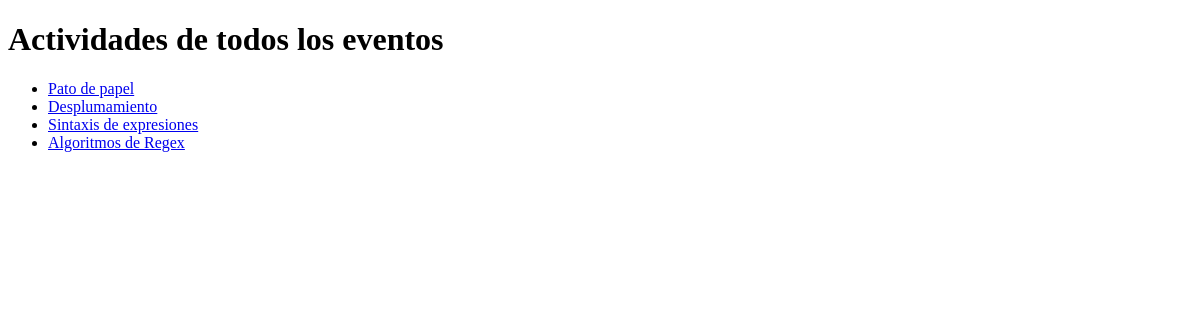
The app's page /ClubApp/actividades/, older data.
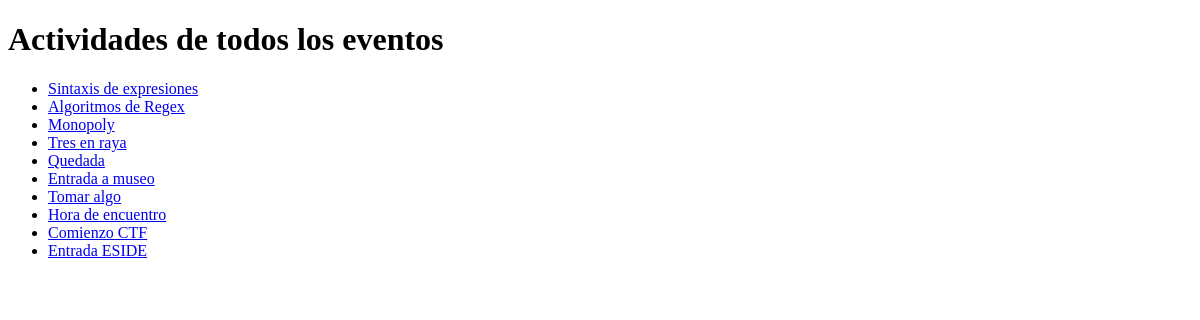
The same page, newer data.
### ClubApp/models.py (models this page shows, shortened)
class Actividad(models.Model):
    nombre = models.CharField(max_length=100)
    descripcion = models.CharField(max_length=300)
    hora = models.CharField(max_length=15)
    foto = models.URLField(max_length=200) # Cambiara a array de fotos
    evento= models.ForeignKey(Evento, on_delete=models.CASCADE, related_name='actividades')
    class Meta:
        verbose_name = "Actividad"
        verbose_name_plural = "Actividades"

### ClubApp/views.py (the view)
# urls.py: path('actividades/', views.actividades, name='actividades'),
def actividades(request):
    actividades=Actividad.objects.all()
    context={'actividades': actividades}
    return render(request, 'actividades.html', context)

### ClubApp/templates/actividades.html (shortened to what this page needs)
<!DOCTYPE html>
<html lang="es">
<head>
</head>
<body>
    <h1>Actividades de todos los eventos</h1>
    <ul>
        {% for actividad in actividades %}
        <li>
            <a href="{% url 'detalle_actividad' actividad.id %}">{{actividad.nombre}} </a>
        </li>
        {% endfor %}
    </ul>
</body>
</html>

Row changes from the older to the newer data that the page shows:
removed Actividad: nombre "Pato de papel"
removed Actividad: nombre "Desplumamiento"
added Actividad: nombre "Monopoly"
added Actividad: nombre "Tres en raya"
added Actividad: nombre "Quedada"
added Actividad: nombre "Entrada a museo"
added Actividad: nombre "Tomar algo"
added Actividad: nombre "Hora de encuentro"
added Actividad: nombre "Comienzo CTF"
added Actividad: nombre "Entrada ESIDE"
